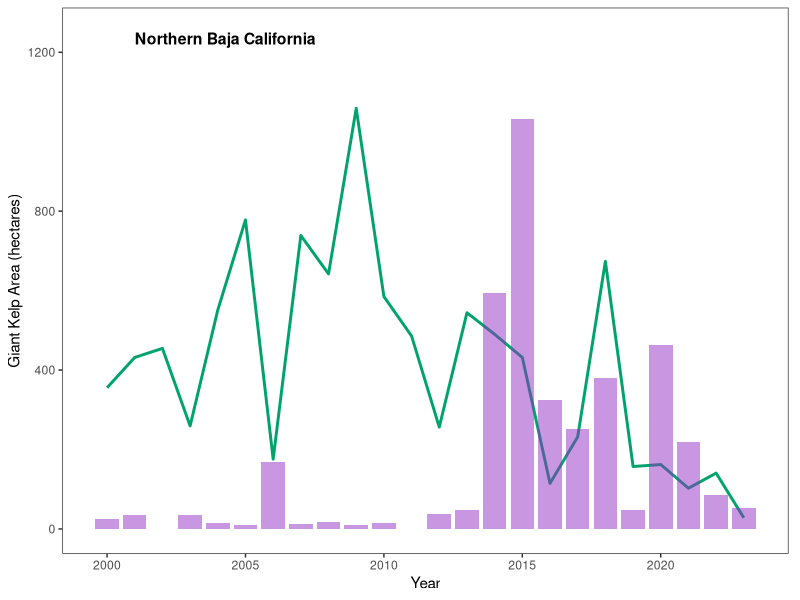
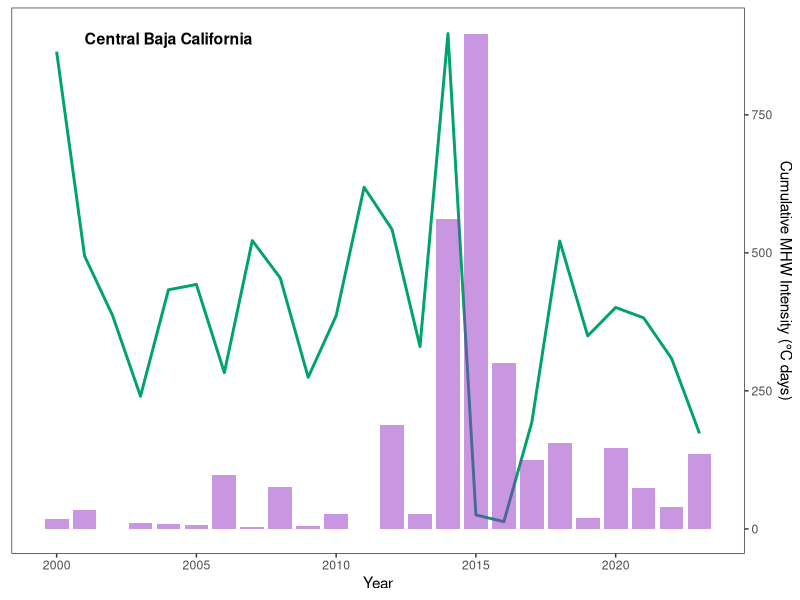

The R source for these figures, in order:
##Preliminary- Code for manuscript Marine heatwaves drive range contraction and alternative states
## By Nur Arafeh Dalmau, started September 2023. Last updated late 2024.
## Creates Figure 2
## We provide processed data for MHW and Landsat

library (dplyr)
library (ggplot2)

###Figure 2a

MHWs <- read.csv("Data/MHWs/Cummulative_Int.csv") %>%
  filter(year > 1999) %>%
  group_by(region, year) %>%
  summarise(
    Cum_Int_reg = mean(Cum_Int),
    sd_Cum_Int = sd(Cum_Int),
    n_Cum_Int = n(),
    CI_lower = Cum_Int_reg - 1.96 * (sd_Cum_Int / sqrt(n_Cum_Int)),
    CI_upper = Cum_Int_reg + 1.96 * (sd_Cum_Int / sqrt(n_Cum_Int))
  ) %>%
  ungroup() %>%
  mutate(period = case_when(
    year >= 2000 & year <= 2013 ~ "before",
    year >= 2014 & year <= 2016 ~ "during",
    year >= 2017 & year <= 2023 ~ "after"
  ))

                                    
# Load Kelp data
Kelp <- read.csv("Data/Landsat_Processed/Timeseries_kelp_ecoregion.csv")

# Merge the two dataframes based on "year" and "region"
combined_df <- merge(MHWs, Kelp, by = c("year", "region")) %>% select(-X)

Northern_Baja <- combined_df %>% filter (region == "Northern Baja California") %>%
  mutate(MHWs = (1.39*(Cum_Int_reg)), area_hect = (area/10000)) 
Central_Baja <- combined_df %>% filter (region == "Central Baja California") %>%
  mutate(MHWs = (1.39*(Cum_Int_reg)), area_hect = (area/10000)) 

##### Define the limits for the primary y-axis (Cumulative Marine Heatwave intensity)
y_min_MHWs <- 0
y_max_MHWs <- 1250
multiplier <- 1.39


## Specify color
MHW_color <- rgb(148/255, 49/255, 198/255)
kelp_color <- rgb(0/255, 163/255, 107/255)

# Northern Baja Plot: Only Left Y-axis title

P_N_BC <- ggplot(Northern_Baja) +
  geom_line(size=1, aes(x = year, y = area_hect), colour = kelp_color) +
  geom_col(aes(x = year, y = MHWs), fill = MHW_color, alpha = 0.5, width = 0.85) +
  xlab("Year") + 
  scale_y_continuous(name = "Giant Kelp Area (hectares)",  # Only show left y-axis title and values
                     limits = c(y_min_MHWs, y_max_MHWs),
                     expand = expansion(mult = c(0.05, 0.05)),
                     sec.axis = sec_axis(~.x/multiplier, name = NULL)) +  # Remove right y-axis title and values
  theme_bw() +
  theme(legend.position = "none", 
        panel.grid.major = element_blank(),
        panel.grid.minor = element_blank(),
        axis.line.x = element_blank(),
        axis.text.y.right = element_blank(),  # Hide right y-axis values
        axis.ticks.y.right = element_blank()  # Hide right y-axis ticks
  )+
  annotate("text", x = min(Northern_Baja$year) + 1, y = y_max_MHWs, 
           label = "Northern Baja California", 
           hjust = 0, vjust = 1, size = 4, fontface = "bold")
P_N_BC

# Central Baja Plot: Only Right Y-axis values
P_C_BC <- ggplot(Central_Baja) +
  geom_line(size=1, aes(x = year, y = area_hect), colour = kelp_color) +
  geom_col(aes(x = year, y = MHWs), fill = MHW_color, alpha = 0.5, width = 0.85) +
  xlab("Year") + 
  scale_y_continuous(name = NULL,  # Remove left y-axis title and values
                     limits = c(y_min_MHWs, y_max_MHWs),
                     expand = expansion(mult = c(0.05, 0.05)),
                     sec.axis = sec_axis(~.x/multiplier, name = "Cumulative MHW Intensity (°C days)")) +  # Only show right y-axis title and values
  theme_bw() +
  theme(legend.position = "none", 
        panel.grid.major = element_blank(),
        panel.grid.minor = element_blank(),
        axis.line.x = element_blank(),
        axis.text.y.left = element_blank(),  # Hide left y-axis values
        axis.ticks.y.left = element_blank()  # Hide left y-axis ticks
  ) +
  annotate("text", x = min(Northern_Baja$year) + 1, y = y_max_MHWs, 
           label = "Central Baja California", 
           hjust = 0, vjust = 1, size = 4, fontface = "bold")  # Add text annotation
P_C_BC

##EXpoert 12X3.5_ 
